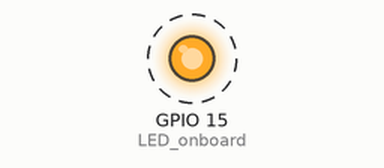
The sketch below on a simulated ESP32. On the bench: output pins drawn as LEDs (lit = HIGH). Dashed ring = blinking.

Above: at 0.5 s.
Timing chart, 0 to 4.6 s (numbered marks = the images above):
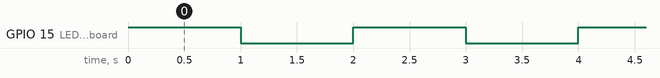

The sketch:

Blining_led_onboard.ino
```cpp
const int LED_onboard = 15;

// the setup function runs once when you press reset or power the board
void setup() {
  // initialize digital pin LED_BUILTIN as an output.
  pinMode(LED_onboard, OUTPUT);
}

// the loop function runs over and over again forever
void loop() {
  digitalWrite(LED_onboard, HIGH);   // turn the LED on (HIGH is the voltage level)
  delay(1000);                       // wait for a second
  digitalWrite(LED_onboard, LOW);    // turn the LED off by making the voltage LOW
  delay(1000);                       // wait for a second
}
```

Measured:
- by itself, GPIO 15 (LED_onboard): alternates HIGH for 1.0 s and LOW for 1.0 s
